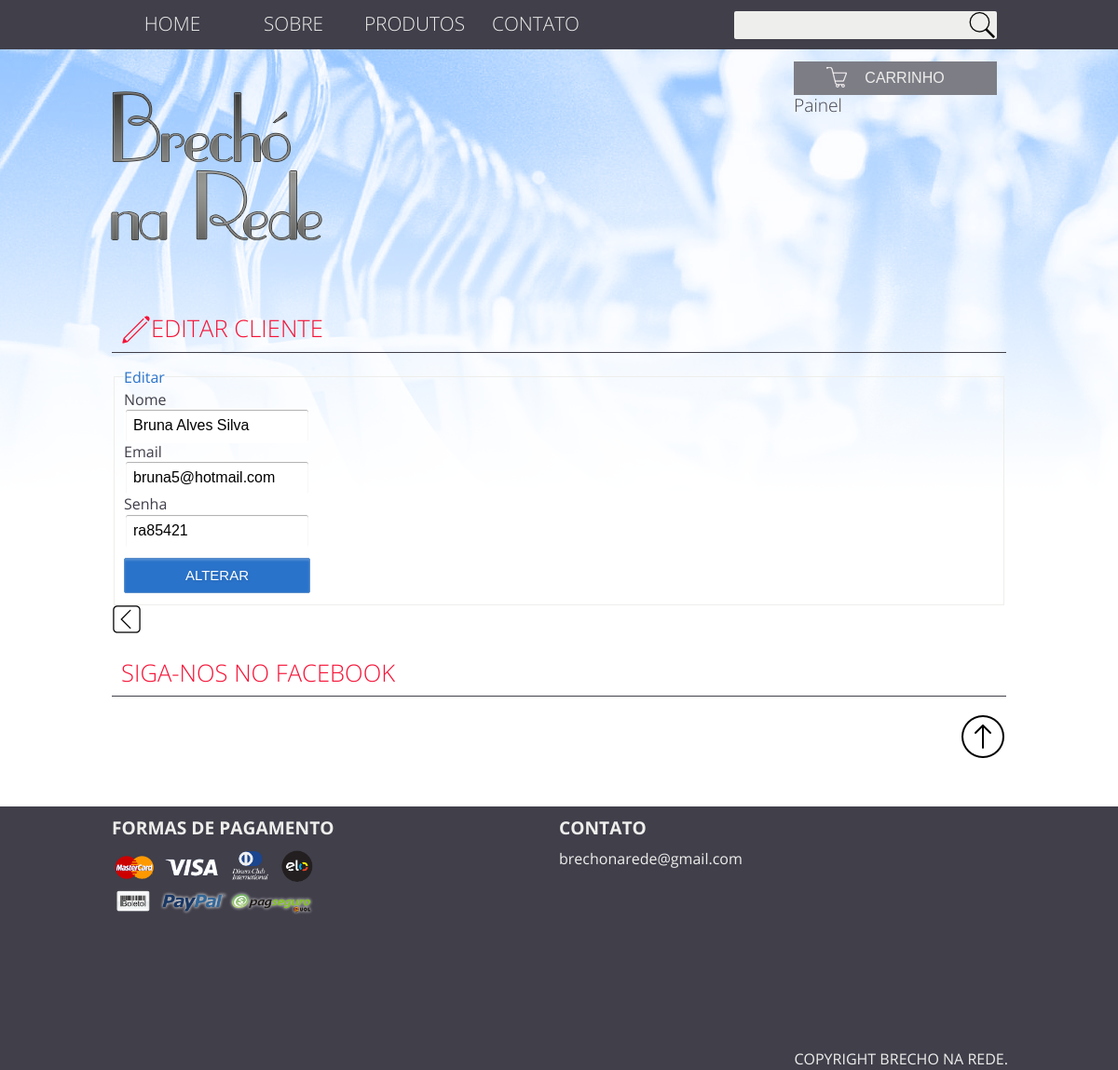
Page /index.php?ctrl=controladorAlterarCliente&&idCliente=18 (signed in) on the committed database.
### tables this page shows
CREATE TABLE `cliente` (
  `idCliente` int(11) NOT NULL,
  `nome` varchar(30) NOT NULL,
  `cpf` bigint(20) NOT NULL,
  `email` varchar(50) DEFAULT NULL,
  `sexo` char(9) DEFAULT NULL,
  `bairro` varchar(20) NOT NULL,
  `cidade` varchar(30) NOT NULL,
  `localidade` varchar(20) NOT NULL,
  `cep` int(11) NOT NULL,
  `telefone1` int(11) NOT NULL,
  `telefone2` int(11) DEFAULT NULL,
  `senha` varchar(10) NOT NULL,
  `perfil` int(3) NOT NULL,
  `logradouro` varchar(20) NOT NULL
);

### img/modelo/DAO/classeClienteDAO.php (called while the page is built, shortened)
<?php
class classeClienteDAO {
    public function pesquisarClientePorId($idDoCliente){
    $pdo = conexao::getInstance();
    $pesquisa = $pdo->prepare('SELECT * FROM cliente WHERE idCliente=:idCliente');
    $pesquisa->bindValue(':idCliente',$idDoCliente);
    $pesquisa->execute();
    $array= array();
    while($result=$pesquisa->fetchObject(__CLASS__)){
    $array[]=$result;
    }
    return $array;
    }
}

### controle/controladorAlterarCliente.php (the view, shortened to what this page needs)
<?php
require_once "modelo/DAO/classeClienteDAO.php";
echo "<h1><i class='editar'></i>Editar Cliente</h1>";
if (isset($_GET['idCliente'])) {
    $idDoCliente = $_GET['idCliente'];
    $objId = new classeClienteDAO();
    $buscar = $objId->pesquisarClientePorId($idDoCliente);
    foreach ($buscar as $pronto) {
        echo "
     <form method='post' action='index.php?ctrl=controladorAlterarCliente&att&idCliente=$idDoCliente'>
     <fieldset>
        <legend>Editar </legend>
        <label for ='nome'>Nome</label>
        <p><input type='text' name='nome' id='nome' value='$pronto->nome'></p>
        <label for ='email'>Email</label>
       <p> <input type='text'id='email' name='email' value='$pronto->email'></p>
        <label for ='senha'>Senha</label>
       <p> <input type='text'id='senha' name='senha' value='$pronto->senha'></p>
        <p><input type='submit' value ='Alterar'  onclick='return confirmAlt()'></p>
    </fieldset>
     </form>";
    }
} else {
    echo ' <script type="text/javascript">
    alert("Cliente não especificado!");
    location.href="index.php";
    </script>';
}
 echo "<a href='index.php?ctrl=controladorPainelUsuario'><i class='voltar'></i></a>";

### css/estilo.css (style rules this page uses)
* { margin:0; padding:0; }
.conteudo input,.conteudo select { width:200px; }
body { font-family: 'Open Sans', sans-serif; color:#eeeeec; background:url(../img/banner.png) no-repeat; }
form input,form select { border-radius: 2px; height: 38px; }
.conteudo h1 { color:#f61337; border-bottom:1px solid #403f4a; text-transform: uppercase; font-weight: lighter; font-size:1.6em; clear: both; width: inherit; padding:10px; }
fieldset { border-color:#eeeeec; margin-bottom:15px; }
.conteudo form input[type='submit'],conteudo form { cursor:pointer; text-transform:uppercase; background:#2a73ca; border:1px solid #5d8fca; padding:8px; color:#fff; font-size:0.9; }
.conteudo input[type="text"], .conteudo input[type="date"], .conteudo input[type="datetime"], .conteudo input[type="email"], .conteudo input[type="number"], .conteudo input[type="search"], .conteudo input[type="time"], .conteudo input[type="url"], .conteudo input[type="password"], .conteudo input[type="tel"], .conteudo input[type="password"], .conteudo textarea, .conteudo select { box-sizing: border-box; -webkit-box-sizing: border-box; -moz-box-sizing: border-box; padding: 8px; border: 2px solid #fff; box-shadow: inset 0px 1px 1px rgba(0, 0, 0, 0.33); -moz-box-shadow: inset 0px 1px 1px rgba(0, 0, 0, 0.33); -webkit-box-shadow: inset 0px 1px 1px rgba(0, 0, 0, 0.33); border-radius: 4px; }
.conteudo input[type="button"], .conteudo button, .conteudo input[type="submit"] { padding: 8px 20px 8px 20px; text-shadow: 1px 1px 3px rgba(0, 0, 0, 0.12); -moz-box-shadow: inset 0px 2px 2px 0px rgba(255, 255, 255, 0.17); -webkit-box-shadow: inset 0px 2px 2px 0px rgba(255, 255, 255, 0.17); box-shadow: inset 0px 2px 2px 0px rgba(255, 255, 255, 0.17); border: 1px solid #257C9E; font-size: 15px; margin-top: 10px; }
.conteudo form input,select,option { padding:5px; }
.conteudo form fieldset legend { font-size: 1.0em; color:#2a73ca; }
.editar { background:url(../img/icones/editar.png) no-repeat ; display: block; width: 32px; height: 32px; float: left; }
.voltar { background:url(../img/icones/voltar.png) no-repeat ; display: table; width: 32px; height: 32px; clear: both; position:absolute; margin-top: 20px; bottom:0; }

### rows in the picture
cliente: nome "Bruna Alves Silva", email "bruna5@hotmail.com", senha "ra85421"
